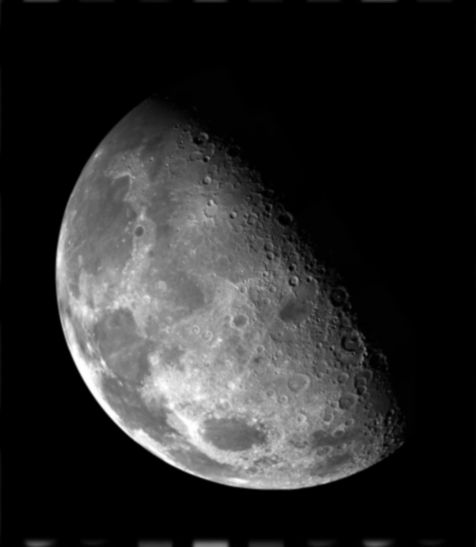
#> input picture moon.png, 476 x 547 px
$ python SSIM.py
#> lines starting #> are read from the running program, lines starting #| are printed output that depends on the picture; long printed decimals are rounded
import cv2
from skimage import data, img_as_float
from skimage.metrics import structural_similarity as ssim

def ssim_compare(img1_path, img2_path) :
#> called with img1_path = './moon.png'
    img1 = cv2.imread(img1_path, 0)
#> img1 is the input picture: shape (547, 476); min 0, max 255, mean 41.2
    img2 = cv2.imread(img2_path, 0)
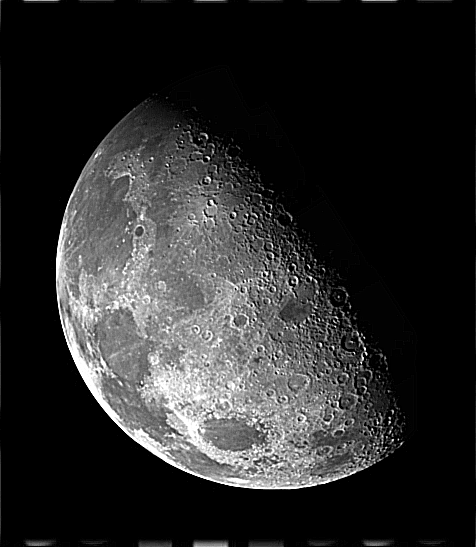
#> input picture output_images/laplacian-convolution/sharpened_image.png, 476 x 547 px
#> img2 is the input picture: shape (547, 476); min 0, max 255, mean 41.9
    ssim_score, dif = ssim(img1, img2, full=True)
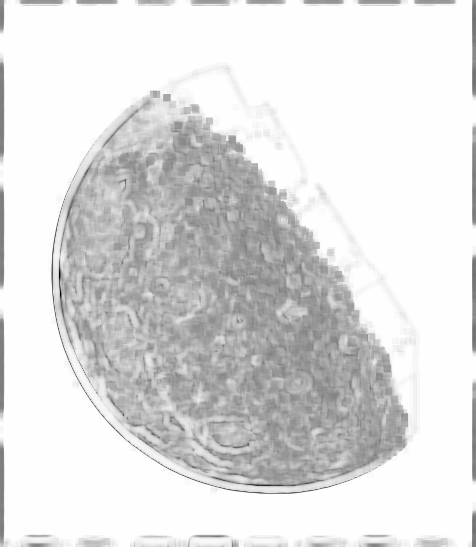
#> dif: shape (547, 476) float64; min -0.514, max 1, mean 0.81; drawn with min black and max white
#> ssim_score = 0.817
    return ssim_score

ssim_val = ssim_compare('./moon.png', './output_images/laplacian-convolution/sharpened_image.png')
#> ssim_val = 0.817
ssim_val1 = ssim_compare('./moon.png', './output_images/unsharp/sharpened_image.png')
#> call 2 of ssim_compare, with img1_path = './moon.png'
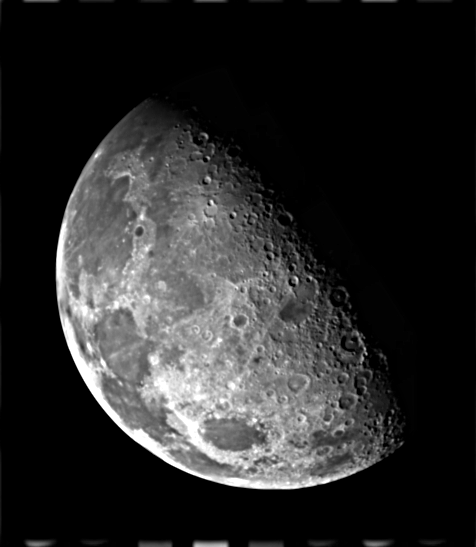
#> input picture output_images/unsharp/sharpened_image.png, 476 x 547 px
#> in ssim_compare, img2 is the input picture: shape (547, 476); min 0, max 255, mean 41.8
#> in ssim_compare (call 2), `ssim_score, dif = ssim(img1, img2, full=True)`:
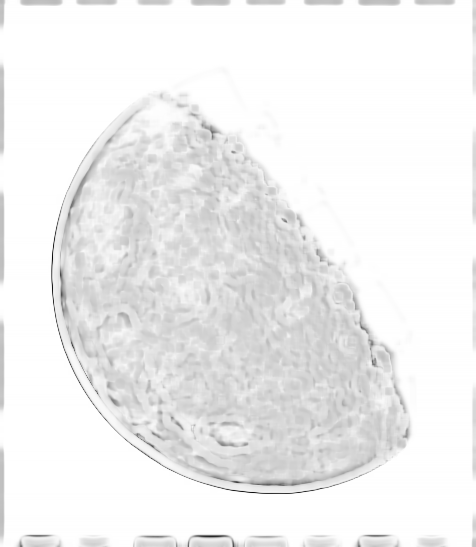
#> dif: shape (547, 476) float64; min 0.0409, max 1, mean 0.941
#> in ssim_compare (call 2), `ssim_score, dif = ssim(img1, img2, full=True)`: ssim_score = 0.942
#> ssim_val1 = 0.942
print(ssim_val)
#| 0.817
print(ssim_val1)
#| 0.9424
